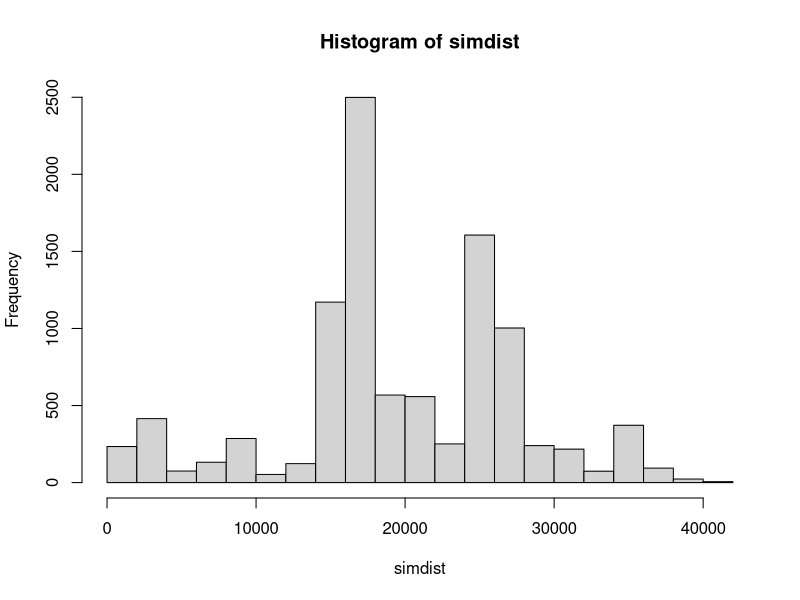

Write the R code that produced this figure.
# SAMPLE DATA
x <- data.frame(case = c("case1", "case2", "case3", "case4", "case5", "case6", "case7"),
                prob = c(0.85, 0.2345, 0.0555, 0.001, 0.35, 0.16, 0.68),
                reve = c(15000, 10000, 5000, 5000, 7000, 2000, 3000),
                stringsAsFactors = FALSE)



# Vector of All Examining Probabilities
p <- x$prob

# Minimum Length (for 10 Success-Failures binomial condition) ----
min.tail <- min(p, 1 - p) # min value of all range of both heads and tails
min.len  <- ceiling(10 / min.tail) # min length to get 10 binom successes

# mean proportion of binomial distribution upon single success P and given len
pDeviate1 <- function(p., len = min.len) {
        
        stopifnot(length(p.) == 1L)
        
        smp <- sample(x       = c(0, 1),
                      size    = len,
                      replace = TRUE,
                      prob    = c(1 - p., p.))
        return(mean(smp))
}


# list of binomial means for given P vector - p distibutions of given length
pMeanDist <- function(pvec, len = 10000) {
        
        distrs <- lapply(seq(length(pvec)), function(n) {
                p <- pvec[n] # single nth probability value (vectorised)
                prop.dist <- replicate(len, pDeviate1(p. = p))
                return(prop.dist)
        })
        
        stopifnot(length(distrs) == length(pvec))
        names(distrs) <- pvec
        return(distrs)
}

# names(pdists) <- x$prob # 


# VECTOR OF SIMULATED BINARY OUTCOMES UPON SINGLE RANDOM SUCCESS PROBABILITY
# FROM EACH DISTRIBUTION OF PROBABILITIES 
binarySim <- function(distr.p) {
        
        # take by 1 random value from each distribution (for each probability)
        rand.each1 <- vapply(distr.p, function(x) sample(x, 1), numeric(1))
        
        # 1 sample from each dist as "success probability" for binary simulation
        bin.sim <- vapply(rand.each1, function(b) {
                sample(x       = c(0, 1),
                       size    = 1,
                       replace = TRUE,
                       prob    = c(1 - b, b))
                }, 
                numeric(1))
        
        stopifnot(length(distr.p) == length(bin.sim))
        return(bin.sim)
}


# SIMULATED TOTAL REVENUE DISTRIBUTION
pvalDist <- function(pvec, valvec = x$reve, rep = 10000) {
        
        pmeandist <- pMeanDist(pvec = pvec)
        stopifnot(identical(length(pmeandist), length(valvec), length(pvec)))
        
        rsim <- replicate(rep, {
                # Apply each binary outcome to related revenue
                rev <- sum(valvec * binarySim(pmeandist))
                return(rev)
        })
        
        stopifnot(length(rsim) == rep)
        return(rsim)
}



simdist <- pvalDist(pvec = x$prob, valvec = x$reve, rep = 10000)
hist(simdist)